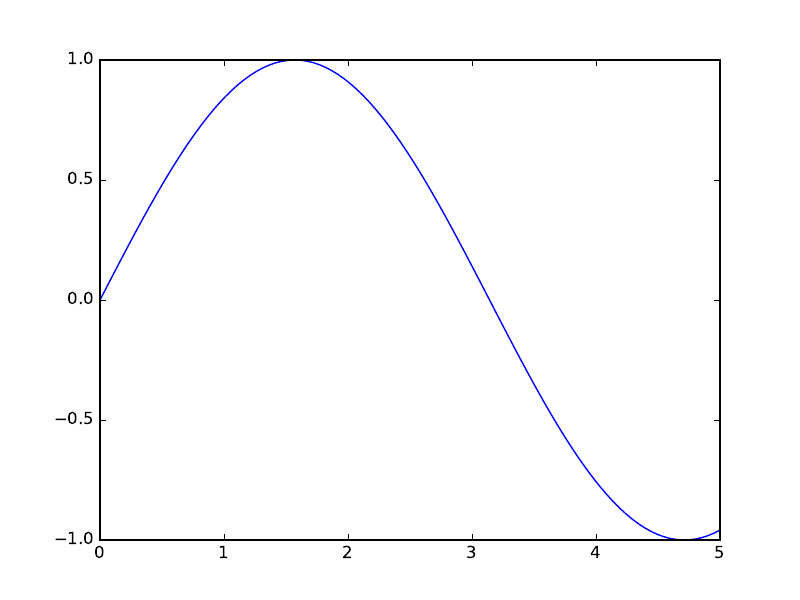

Source code (Python):
import numpy as np
import matplotlib.pyplot as plt

x=np.linspace(0.0,5.0,100)
y=np.sin(x)
plt.plot(x,y)
plt.savefig("grafica.pdf")
